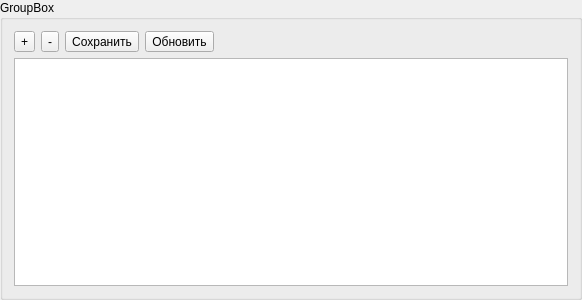
<?xml version="1.0" encoding="UTF-8"?>
<ui version="4.0">
 <class>dblist</class>
 <widget class="QGroupBox" name="dblist">
  <property name="geometry">
   <rect>
    <x>0</x>
    <y>0</y>
    <width>582</width>
    <height>300</height>
   </rect>
  </property>
  <property name="sizePolicy">
   <sizepolicy hsizetype="Expanding" vsizetype="Expanding">
    <horstretch>0</horstretch>
    <verstretch>0</verstretch>
   </sizepolicy>
  </property>
  <property name="windowTitle">
   <string>GroupBox</string>
  </property>
  <property name="autoFillBackground">
   <bool>true</bool>
  </property>
  <property name="title">
   <string>GroupBox</string>
  </property>
  <property name="flat">
   <bool>false</bool>
  </property>
  <layout class="QVBoxLayout" name="verticalLayout">
   <item>
    <layout class="QHBoxLayout" name="horizontalLayout">
     <item>
      <widget class="QToolButton" name="toolButton_addRow">
       <property name="text">
        <string>+</string>
       </property>
      </widget>
     </item>
     <item>
      <widget class="QToolButton" name="toolButton_delRow">
       <property name="text">
        <string>-</string>
       </property>
      </widget>
     </item>
     <item>
      <widget class="QToolButton" name="toolButton_save">
       <property name="text">
        <string>Сохранить</string>
       </property>
      </widget>
     </item>
     <item>
      <widget class="QToolButton" name="toolButton_refresh">
       <property name="text">
        <string>Обновить</string>
       </property>
      </widget>
     </item>
     <item>
      <spacer name="horizontalSpacer">
       <property name="orientation">
        <enum>Qt::Horizontal</enum>
       </property>
       <property name="sizeHint" stdset="0">
        <size>
         <width>40</width>
         <height>20</height>
        </size>
       </property>
      </spacer>
     </item>
    </layout>
   </item>
   <item>
    <widget class="QTableView" name="tableView">
     <property name="sizePolicy">
      <sizepolicy hsizetype="Expanding" vsizetype="Expanding">
       <horstretch>0</horstretch>
       <verstretch>0</verstretch>
      </sizepolicy>
     </property>
     <property name="minimumSize">
      <size>
       <width>200</width>
       <height>200</height>
      </size>
     </property>
     <property name="maximumSize">
      <size>
       <width>3000</width>
       <height>3000</height>
      </size>
     </property>
    </widget>
   </item>
  </layout>
 </widget>
 <resources/>
 <connections/>
</ui>
